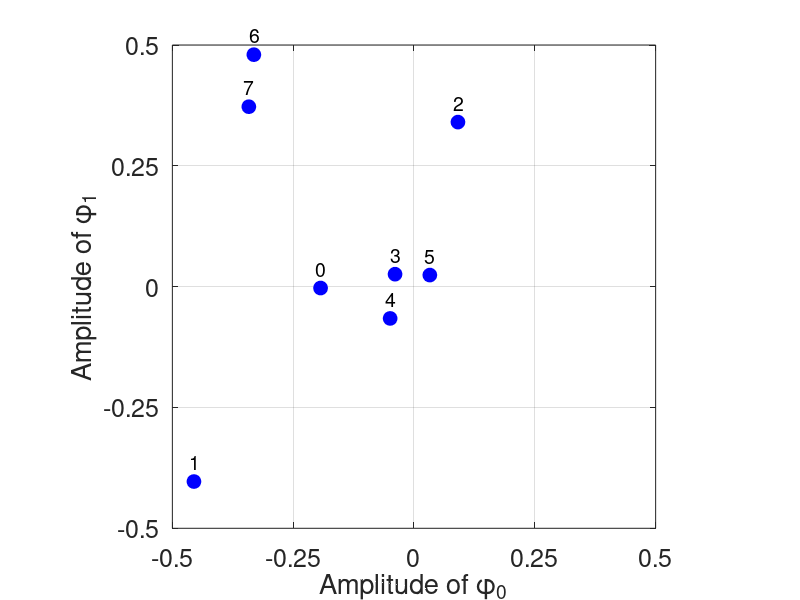
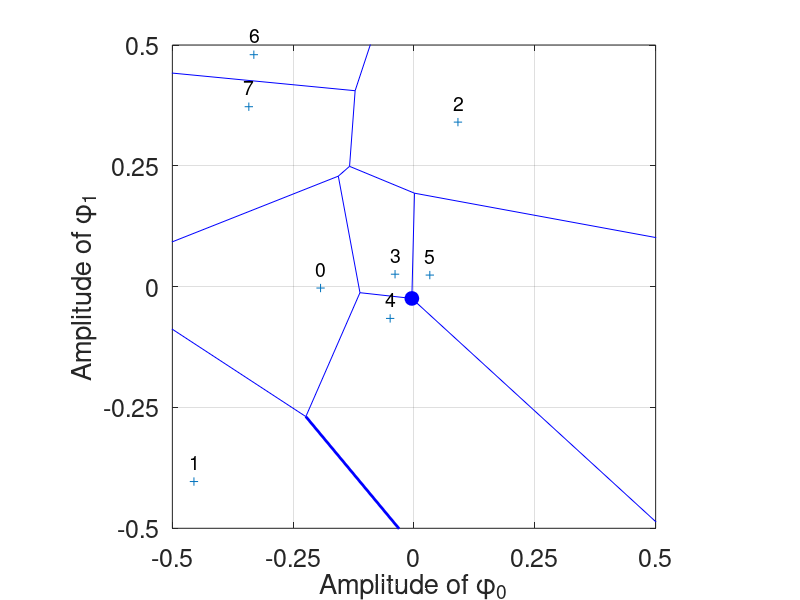

Reproduce these figures in MATLAB, in order.
% Plot an example of symbols in 2d and draw the Voronoi diagram
% Neal Patwari 
% 8 March 2021

%pick M random points in [0,1]^2 space
M = 8;
x = rand(1,M)-0.5;
y = rand(1,M)-0.5;


figure(1);
g = plot(x,y,'bo');
for i=1:length(x)
    pp = text(x(i)-0.01,y(i)+0.04,int2str(i-1), 'FontSize',14)
end
set(gca,'xlim',[-0.5 0.5])
set(gca,'ylim',[-0.5 0.5])
set(gca,'DataAspectRatio',[1 1 1])
set(gca,'xTick',[-0.5:0.25:0.5])
set(gca,'yTick',[-0.5:0.25:0.5])
set(gca,'FontSize',18)
grid('on');
xlabel('Amplitude of \phi_0')
ylabel('Amplitude of \phi_1')
set(g,'MarkerFaceColor','b')
set(g,'MarkerSize',10)


figure(2)
h = voronoi(x,y);
for i=1:length(x)
    pp = text(x(i)-0.01,y(i)+0.04,int2str(i-1), 'FontSize',14)
end
set(gca,'xlim',[-0.5 0.5])
set(gca,'ylim',[-0.5 0.5])
set(gca,'DataAspectRatio',[1 1 1])
set(gca,'xTick',[-0.5:0.25:0.5])
set(gca,'yTick',[-0.5:0.25:0.5])
set(gca,'FontSize',18)
grid('on');
xlabel('Amplitude of \phi_0')
ylabel('Amplitude of \phi_1')
set(h(1),'MarkerFaceColor','b')
set(h(1),'MarkerSize',10)
set(h(1),'Marker','o')
set(h(2),'LineWidth',2)
